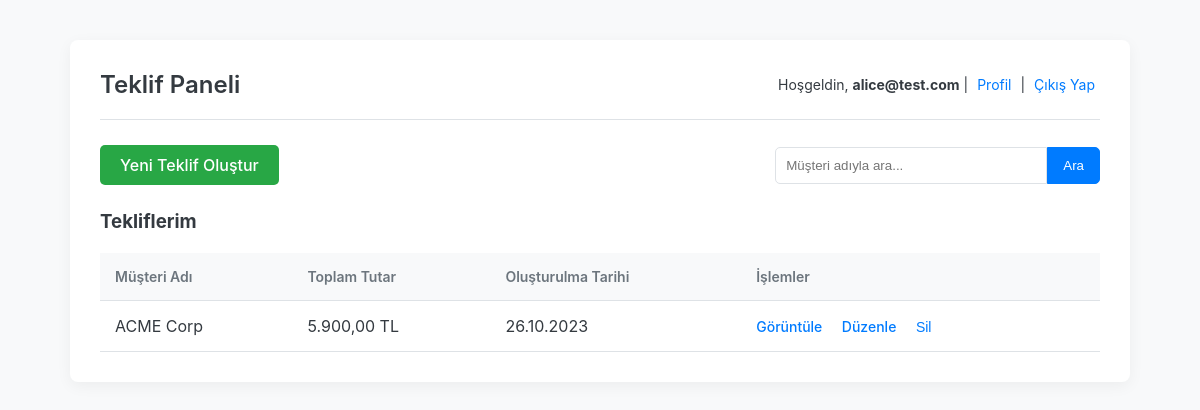
/dashboard.php (signed in), run on the app's committed database.
### tables this page shows
CREATE TABLE IF NOT EXISTS offers (
    id INT AUTO_INCREMENT PRIMARY KEY,
    user_id INT NOT NULL,
    customer_name VARCHAR(255) NOT NULL,
    total_amount DECIMAL(10, 2) NOT NULL DEFAULT 0.00,
    created_at TIMESTAMP DEFAULT CURRENT_TIMESTAMP,
    FOREIGN KEY (user_id) REFERENCES users(id)
);

### dashboard.php (the view, shortened to what this page needs)
<?php
include "db.php";
$user_id = $_SESSION['user_id'];
$user_email = $_SESSION['user_email'];
$search_term = isset($_GET['search']) ? mysqli_real_escape_string($conn, $_GET['search']) : '';
$sql_where = "WHERE user_id=$user_id";
?>
<!DOCTYPE html>
<html lang="tr">
<head>
</head>
<body>
<div class="container">
    <div class="header">
        <h2>Teklif Paneli</h2>
        <div class="user-info">
            Hoşgeldin, <b><?php echo htmlspecialchars($user_email); ?></b> |
            <a href="profile.php">Profil</a> |
            <a href="logout.php">Çıkış Yap</a>
        </div>
    </div>
    <div class="toolbar">
        <a href="create_offer.php" class="btn-create">Yeni Teklif Oluştur</a>
        <form action="dashboard.php" method="GET" class="search-form">
            <input type="text" name="search" placeholder="Müşteri adıyla ara..." value="<?php echo htmlspecialchars($search_term); ?>">
            <button type="submit">Ara</button>
        </form>
    </div>
    <h3>Tekliflerim</h3>
    <table class="table">
        <thead>
            <tr>
                <th>Müşteri Adı</th>
                <th>Toplam Tutar</th>
                <th>Oluşturulma Tarihi</th>
                <th>İşlemler</th>
            </tr>
        </thead>
        <tbody>
            <?php
            $q = "SELECT id, customer_name, total_amount, created_at FROM offers $sql_where ORDER BY created_at DESC";
            $res = mysqli_query($conn, $q);
            if (mysqli_num_rows($res) > 0) {
                while ($row = mysqli_fetch_assoc($res)) {
                    echo "<tr>
                            <td>" . htmlspecialchars($row['customer_name']) . "</td>
                            <td>" . number_format($row['total_amount'], 2, ',', '.') . " TL</td>
                            <td>" . date("d.m.Y", strtotime($row['created_at'])) . "</td>
                            <td class='actions'>
                                <a href='view_offer.php?id={$row['id']}'>Görüntüle</a>
                                <a href='edit_offer.php?id={$row['id']}'>Düzenle</a>
                                <form action='delete_offer.php?id={$row['id']}' method='POST' style='display: inline;' onsubmit=\"return confirm('Bu teklifi silmek istediğinizden emin misiniz?');\">
                                    <button type='submit' class='btn-delete'>Sil</button>
                                </form>
                            </td>
                          </tr>";
                }
            }
            ?>
        </tbody>
    </table>
</div>
</body>
</html>

### dashboard.php (style rules this page uses)
:root { --primary-color: #007bff; --primary-hover-color: #0056b3; --background-color: #f8f9fa; --container-bg-color: #ffffff; --text-color: #343a40; --border-color: #dee2e6; --success-color: #28a745; --danger-color: #dc3545; }
body { font-family: -apple-system, BlinkMacSystemFont, "Segoe UI", Roboto, "Helvetica Neue", Arial, sans-serif; background-color: var(--background-color); color: var(--text-color); margin: 0; padding: 20px; }
.container { max-width: 1000px; margin: 20px auto; padding: 30px; background: var(--container-bg-color); border-radius: 8px; box-shadow: 0 4px 15px rgba(0,0,0,0.05); }
.header { display: flex; justify-content: space-between; align-items: center; margin-bottom: 25px; border-bottom: 1px solid var(--border-color); padding-bottom: 20px; }
.header h2 { color: var(--text-color); margin: 0; font-weight: 600; }
.user-info { text-align: right; font-size: 14px; }
.user-info a { color: var(--primary-color); text-decoration: none; margin: 0 5px; }
.toolbar { display: flex; justify-content: space-between; align-items: center; margin-bottom: 25px; }
.search-form { display: flex; }
.search-form input { padding: 10px; border: 1px solid var(--border-color); border-radius: 5px 0 0 5px; min-width: 250px; }
.search-form button, .search-form a { padding: 10px 15px; border: 1px solid var(--primary-color); background-color: var(--primary-color); color: white; cursor: pointer; text-decoration: none; }
.search-form button { border-radius: 0 5px 5px 0; }
.btn-create { display: inline-block; padding: 10px 20px; background-color: var(--success-color); color: white; text-decoration: none; border-radius: 5px; font-size: 16px; font-weight: 500; transition: background-color 0.3s; }
.table { width: 100%; border-collapse: collapse; margin-top: 20px; }
.table th, .table td { padding: 15px; border-bottom: 1px solid var(--border-color); text-align: left; vertical-align: middle; }
.table th { background-color: #f8f9fa; font-weight: 600; font-size: 14px; color: #6c757d; }
.table .actions a, .table .actions .btn-delete { color: var(--primary-color); text-decoration: none; margin-right: 15px; font-size: 14px; font-weight: 500; }
.btn-delete { background-color: transparent; border: none; color: var(--danger-color); cursor: pointer; padding: 0; display: inline; }

### data on the page
offers: customer_name "ACME Corp", total_amount "5.900,00", created_at "26.10.2023"

### other printed values
$user_email "alice@test.com"
